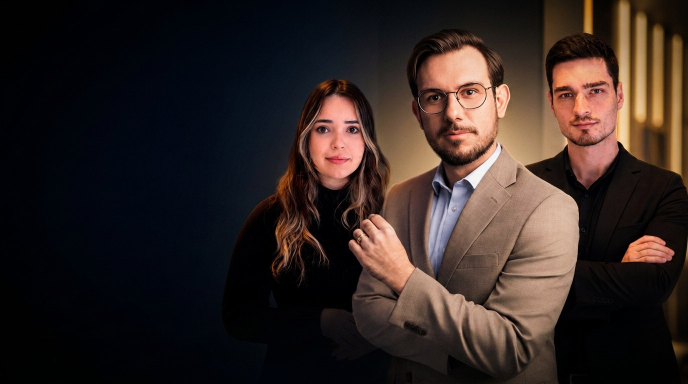
#> input picture site/assets/medceo/webnar-hero.jpg, 1376 x 768 px, found by its file name (shown at 1/2 size)
$ python gerar_hero.py
#> lines starting #> are read from the running program, lines starting #| are printed output that depends on the picture
#!/usr/bin/env python3
# -*- coding: utf-8 -*-
"""
Gera o hero do /webnar com o Dr. Luciano na faixa que o texto nao ocupa.

Pedido do Gustavo em 2026-08-26: "deixe o dr luciano no centro nessa pagina,
ele tem que ser o destaque".

A causa do problema e a mesma do retrato do /linktree: geometria, nao gosto.
A webnar-hero.jpg tem 1080x880 e o Dr. Luciano no centro dela, em x=520 (48%).
Num hero de tela cheia o `cover` escala pela largura e nao corta na horizontal,
entao ele cai em 48% da tela, exatamente atras da coluna de texto, que vai de
x=80 a x=840 numa tela de 1920. Ele ficava coberto, e quem sobrava visivel eram
as duas pessoas da direita.

Aqui a foto e recomposta num quadro 1920x1080: ela e escalada pela altura e
ancorada a direita, o que leva o rosto dele para ROSTO_ALVO da largura, dentro
da faixa livre. A esquerda recebe a propria parede da foto, espelhada e
escurecida, que e onde o texto vai por cima.
"""
from PIL import Image, ImageDraw, ImageFilter
import pathlib

raiz = pathlib.Path.home() / "Repos-8D/medceo/site/assets/medceo"
saida = raiz / "webnar-hero-wide.jpg"

L, A = 1920, 1080
ROSTO_ALVO = 0.63          # onde o rosto do Dr. Luciano cai na largura do quadro
ROSTO_X = 520              # posicao dele na webnar-hero.jpg (1080x880)

orig = Image.open(raiz / "webnar-hero.jpg").convert("RGB")
#> orig is the input picture: PIL image 1376x768 RGB; mean R, G, B 49.7, 38.2, 34.9
grupo = orig.resize((round(orig.width * A / orig.height), A), Image.LANCZOS)
esc = A / orig.height
#> esc = 1.41
ox = round(L * ROSTO_ALVO - ROSTO_X * esc)
#> ox = 478

# A esquerda recebe a parede da propria foto: a FAIXA DO TOPO, que e o unico
# recorte sem ninguem, esticada na vertical. A primeira tentativa espelhou os
# 150px da borda esquerda, que contem uma pessoa, e o preenchimento virou um
# rosto borrado de meia tela. A segunda usou 118px de altura e ainda pegou o
# cabelo do Dr. Luciano, que comeca em y=85. Preenchimento de fundo nao pode
# conter nenhum pedaco de figura.
parede = orig.crop((0, 0, orig.width, 78))
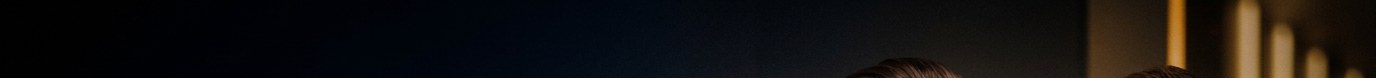
#> parede: PIL image 1376x78 RGB; mean R, G, B 18.4, 16, 14.8
parede = parede.resize((max(ox, 1) + 80, A), Image.LANCZOS).filter(ImageFilter.GaussianBlur(7))
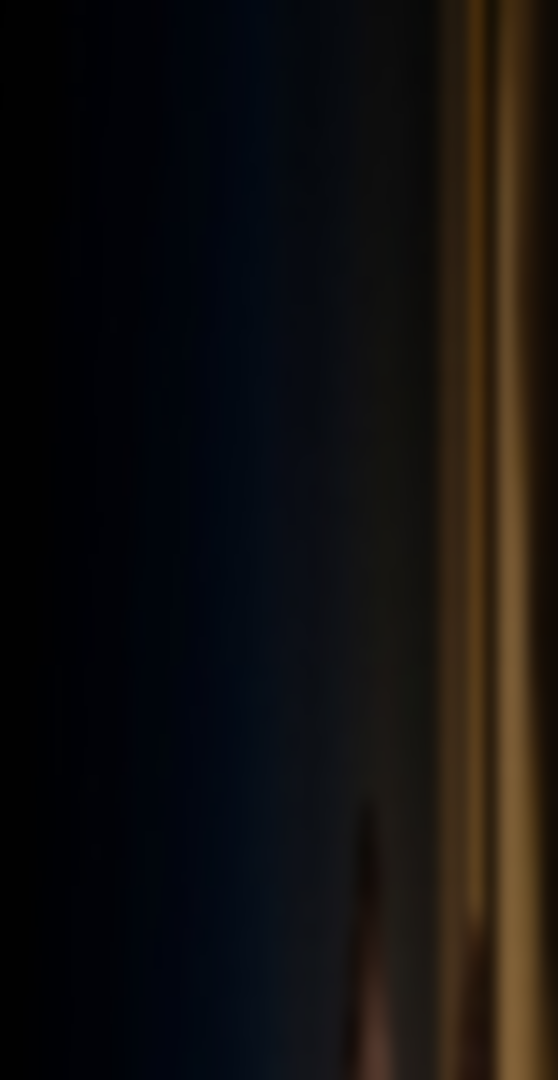
#> parede: PIL image 558x1080 RGB; mean R, G, B 18.4, 15.9, 14.8
quadro = Image.new("RGB", (L, A), (10, 13, 18))
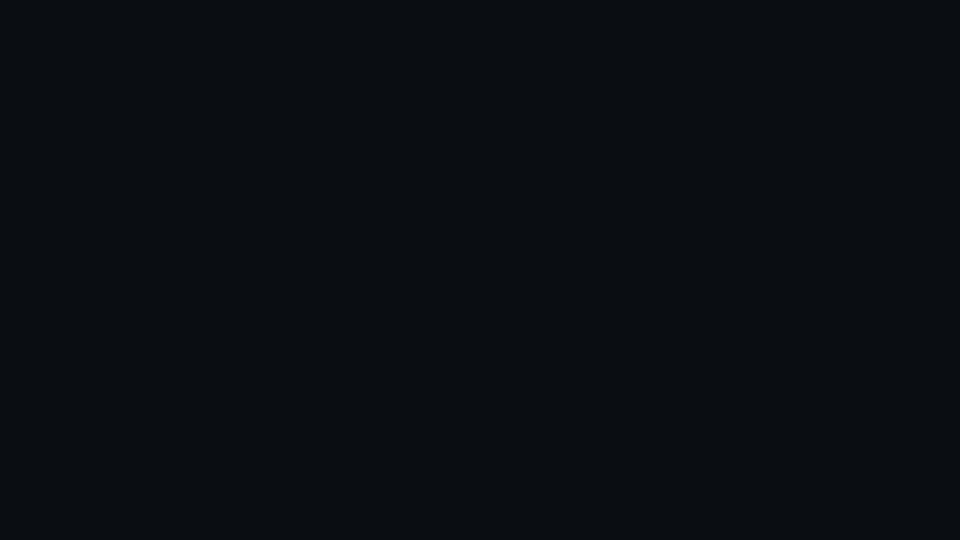
#> quadro: PIL image 1920x1080 RGB (shown at 1/2 size); mean R, G, B 10, 13, 18
quadro.paste(parede, (0, 0))
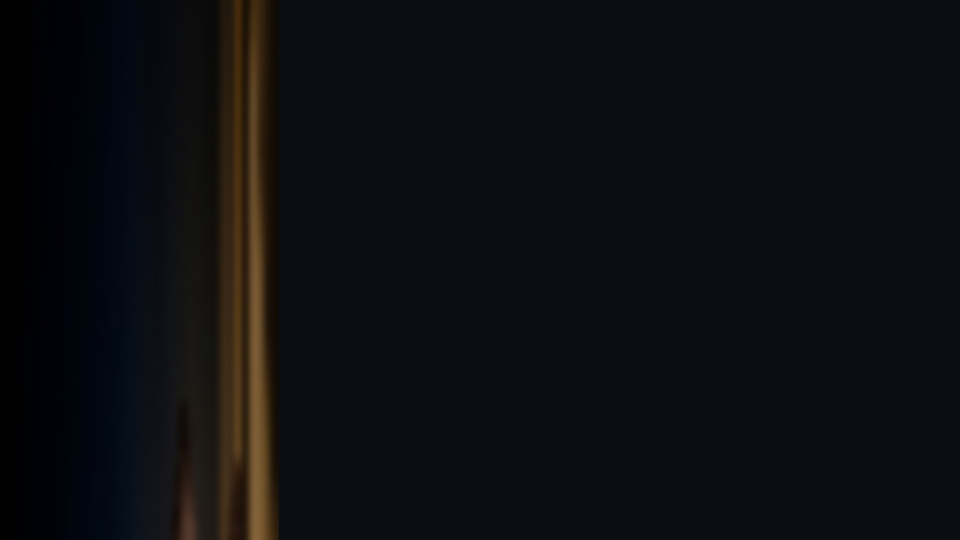
#> quadro: PIL image 1920x1080 RGB (shown at 1/2 size); mean R, G, B 12.4, 13.9, 17.1

# o grupo entra com a borda esquerda dissolvida, para nao virar uma emenda reta
alfa = Image.new("L", grupo.size, 255)
#> alfa: PIL image 1935x1080 L; every value is 255
da = ImageDraw.Draw(alfa)
for i in range(150):
    da.line([(i, 0), (i, grupo.height)], fill=int(255 * (i / 150) ** 1.5))
quadro.paste(grupo, (ox, 0), alfa.filter(ImageFilter.GaussianBlur(3)))
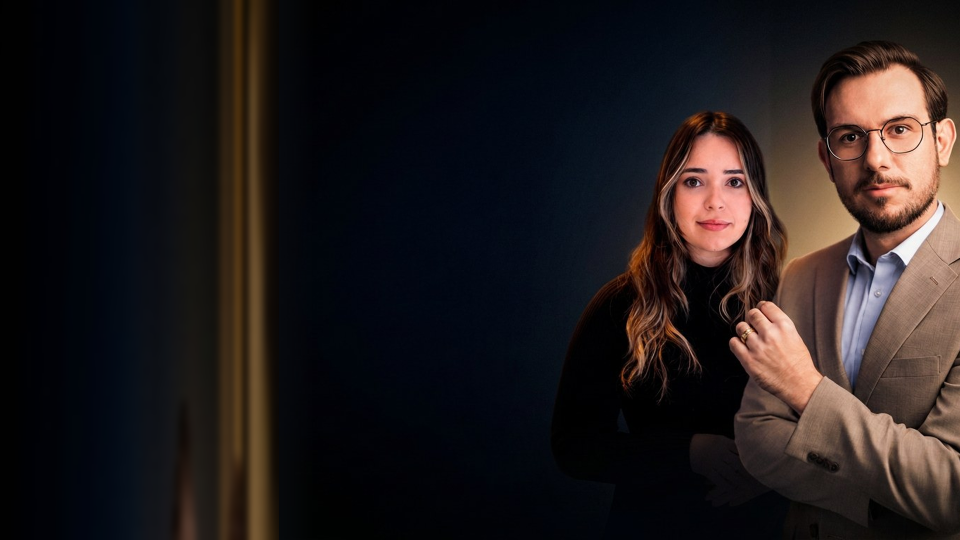
#> quadro: PIL image 1920x1080 RGB (shown at 1/2 size); mean R, G, B 33.5, 27.3, 27.6
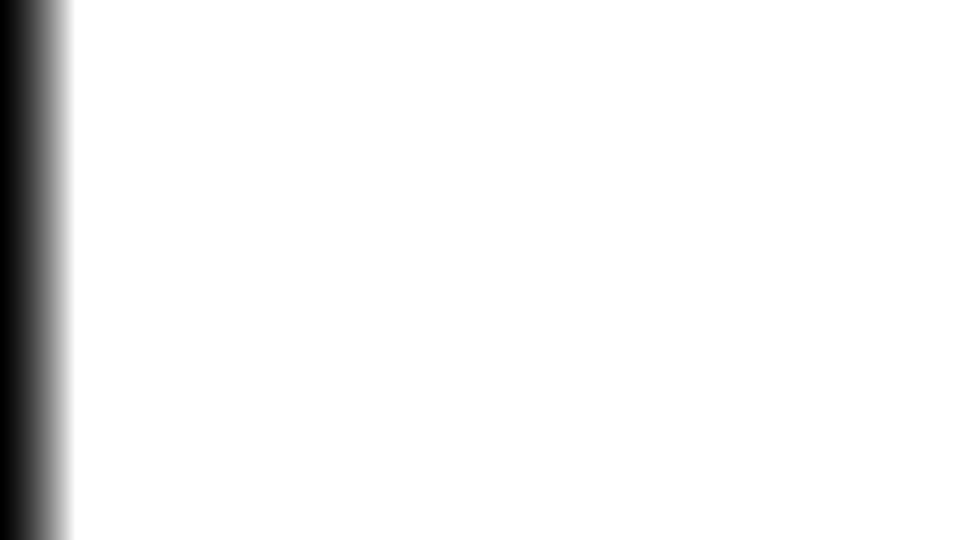
#> alfa: PIL image 1935x1080 L (shown at 1/2 size); min 0, max 255, mean 243

quadro.save(saida, "JPEG", quality=84, optimize=True, progressive=True)
print("webnar-hero-wide.jpg %dx%d  %.1f KB  grupo em x=%d  rosto em x=%d (%.0f%%)"
#> (the run stopped early here; a loop or call above may not have finished)

$ run again, with site/assets/medceo/dr-luis-consultorio-wide.jpg copied over site/assets/medceo/webnar-hero.jpg
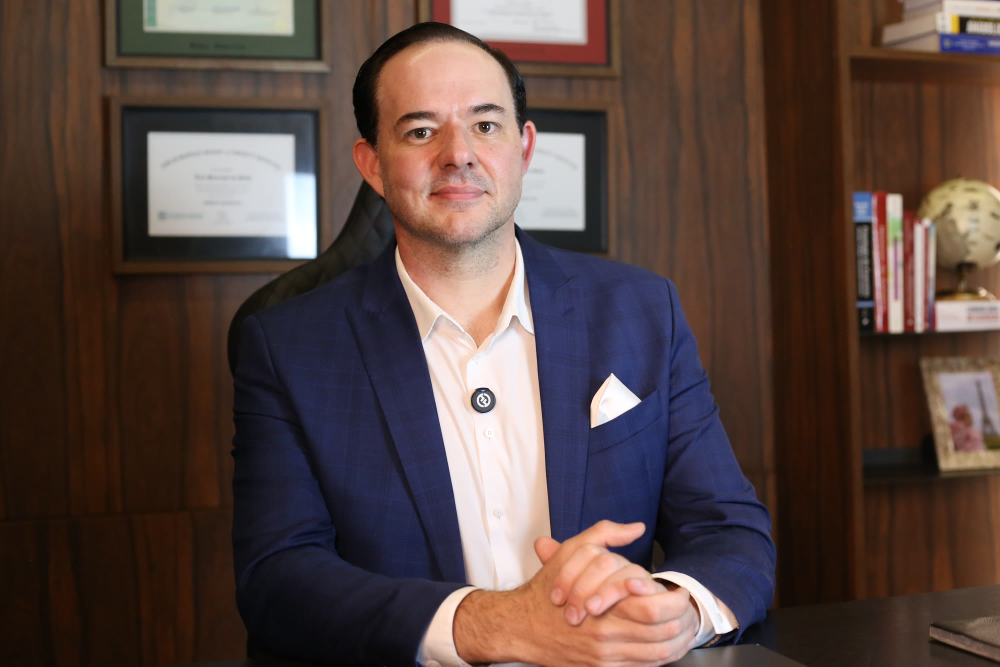
#> input picture site/assets/medceo/dr-luis-consultorio-wide.jpg, 2000 x 1333 px, found by its file name (shown at 1/2 size)
#> orig is the input picture: PIL image 2000x1333 RGB; mean R, G, B 88.5, 70.2, 65.5
#> `quadro.paste(grupo, (ox, 0), alfa.filter(ImageFilter.GaussianBlur(3)))`:
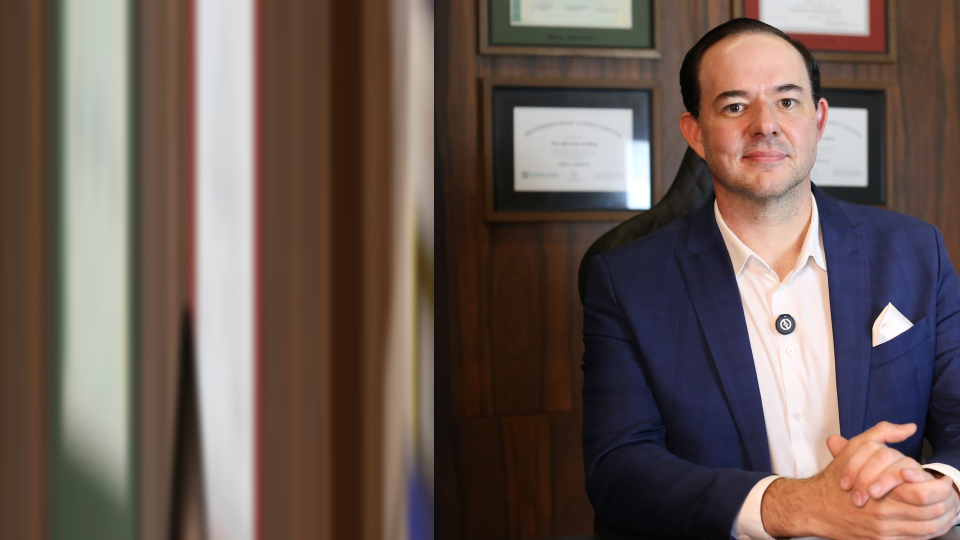
#> quadro: PIL image 1920x1080 RGB (shown at 1/2 size); mean R, G, B 106.9, 91, 84.5
#> `quadro.paste(grupo, (ox, 0), alfa.filter(ImageFilter.GaussianBlur(3)))`:
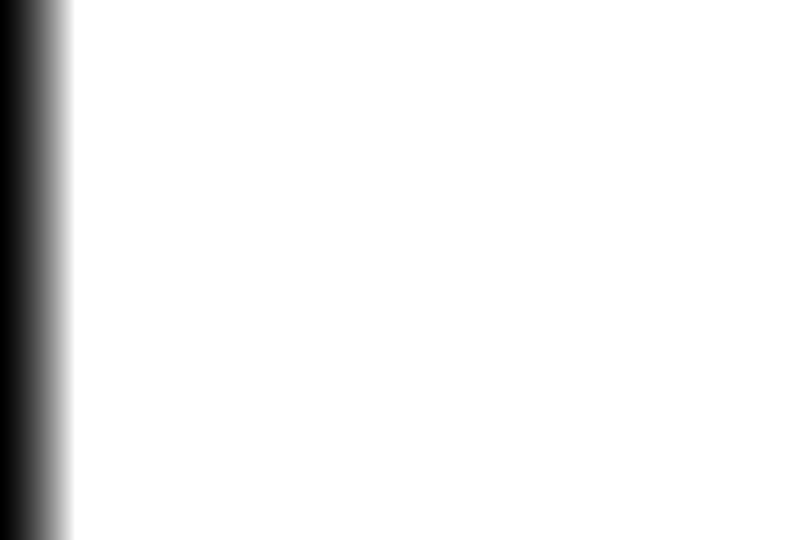
#> alfa: PIL image 1620x1080 L (shown at 1/2 size); min 0, max 255, mean 240.7

$ run again, with site/assets/medceo/dr-luis-consultorio.jpg copied over site/assets/medceo/webnar-hero.jpg
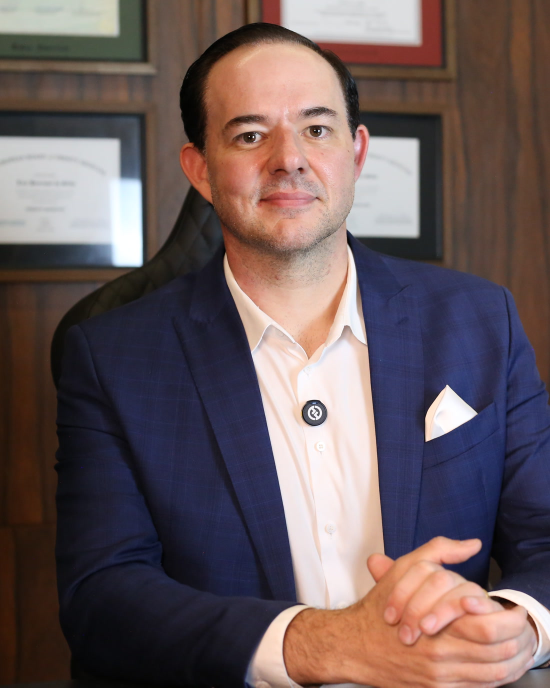
#> input picture site/assets/medceo/dr-luis-consultorio.jpg, 1100 x 1375 px, found by its file name (shown at 1/2 size)
#> orig is the input picture: PIL image 1100x1375 RGB; mean R, G, B 106.2, 90.2, 91.6
#> `quadro.paste(grupo, (ox, 0), alfa.filter(ImageFilter.GaussianBlur(3)))`:
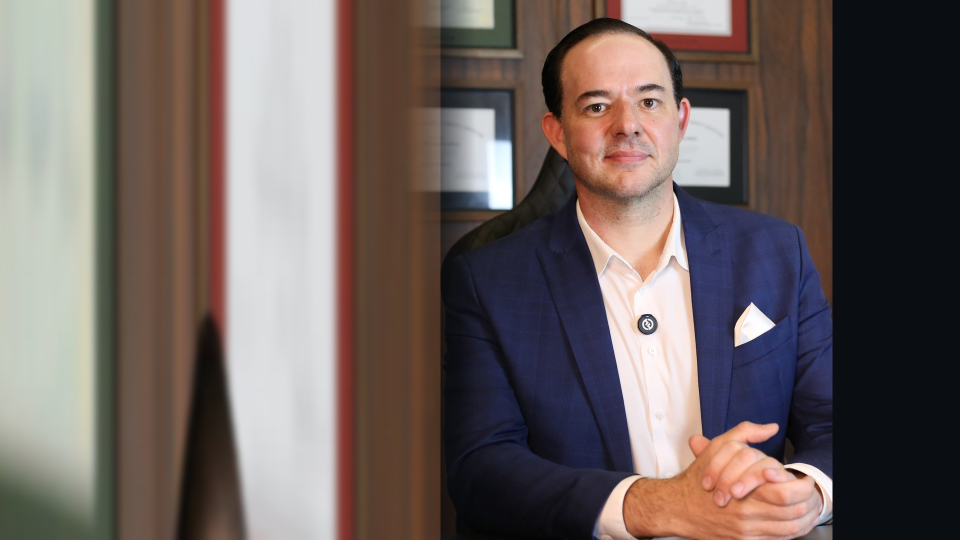
#> quadro: PIL image 1920x1080 RGB (shown at 1/2 size); mean R, G, B 110.3, 98.4, 95.6
#> `quadro.paste(grupo, (ox, 0), alfa.filter(ImageFilter.GaussianBlur(3)))`:
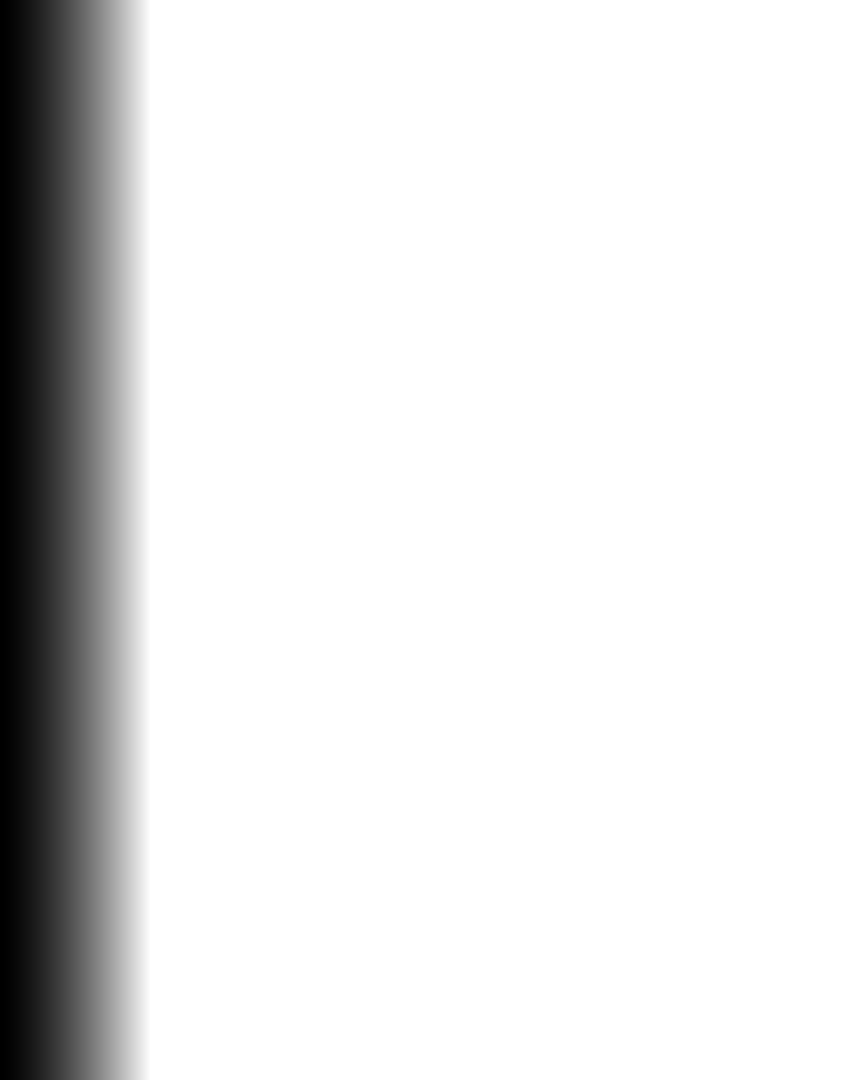
#> alfa: PIL image 864x1080 L; min 0, max 255, mean 228.2
